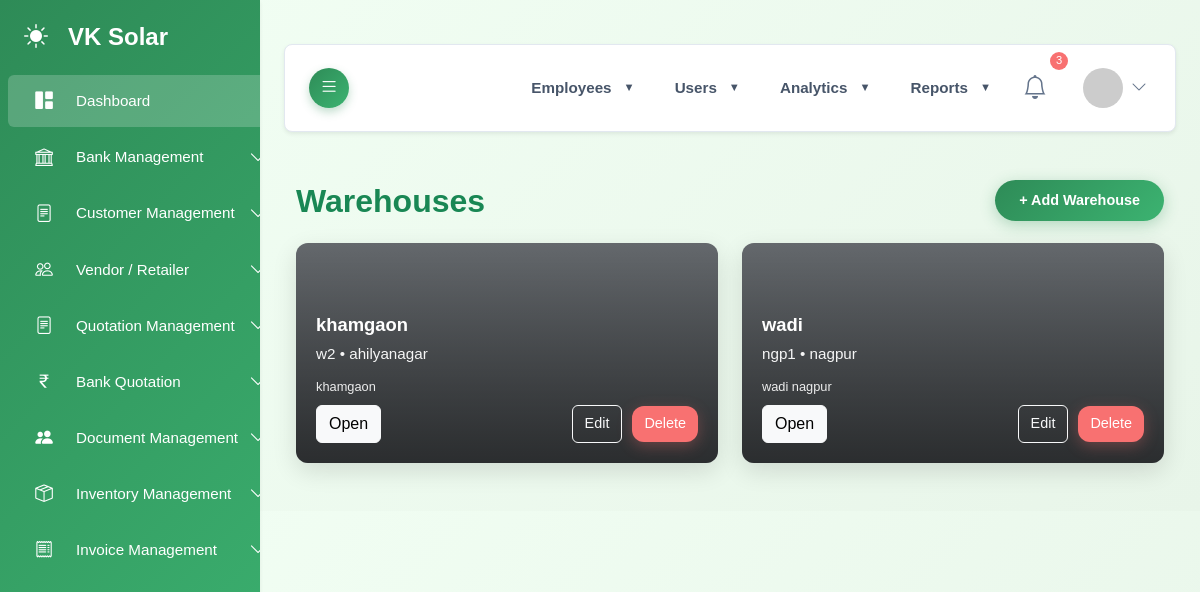
The app's page /admin/inventory/warehouses.php (signed in) with its own data.
### tables this page shows
CREATE TABLE `warehouses` (
  `id` int NOT NULL,
  `name` varchar(150) NOT NULL,
  `code` varchar(50) DEFAULT NULL,
  `address` text,
  `city` varchar(100) DEFAULT NULL,
  `state` varchar(100) DEFAULT NULL,
  `pincode` varchar(12) DEFAULT NULL,
  `contact_name` varchar(100) DEFAULT NULL,
  `contact_phone` varchar(20) DEFAULT NULL,
  `image` varchar(255) DEFAULT NULL,
  `created_by` int DEFAULT NULL,
  `created_at` timestamp NULL DEFAULT CURRENT_TIMESTAMP,
  `updated_at` timestamp NULL DEFAULT CURRENT_TIMESTAMP ON UPDATE CURRENT_TIMESTAMP
);

### admin/inventory/warehouses.php (the view, shortened to what this page needs)
<?php
require_once __DIR__ . '/../connect/auth_middleware.php';
$warehouses = [];
$role = $_SESSION['role'] ?? '';
$employeeId = $_SESSION['employee_id'] ?? null;
if ($role === 'warehouse_staff') {
    $stmt = $conn->prepare("
        SELECT w.id, w.name, w.code, w.address, w.city, w.image
        FROM warehouses w
        INNER JOIN warehouse_employees we ON we.warehouse_id = w.id
        WHERE we.employee_id = ?
        LIMIT 1
    ");
    $stmt->bind_param("i", $employeeId);
} else {
    $stmt = $conn->prepare("
        SELECT id, name, code, address, city, image
        FROM warehouses
        ORDER BY id DESC
    ");
}
if ($stmt) {
    $stmt->execute();
    $res = $stmt->get_result();
    while ($row = $res->fetch_assoc()) {
        $warehouses[] = $row;
    }
}
 else {
    error_log("warehouses.php: prepare failed: " . $conn->error);
}
function resolveWarehouseImageUrl($filename) {
    $candidates = [
        '/admin/inventory/uploads/' . $filename,
        '/admin/uploads/' . $filename,
        '/uploads/' . $filename,
    ];
    foreach ($candidates as $url) {
        $full = $_SERVER['DOCUMENT_ROOT'] . $url;
    }
    return null;
}
?><!doctype html>
<html lang="en">
<head>
  <?php
  include 'include/head2.php';
  ?>
</head>
<body>
<?php
include 'include/sidebar.php';
?>
<div id="main-content">
  <?php
  include 'include/navbar.php';
  ?>
  <main class="main container-fluid py-4">
    <div class="page-actions">
      <h2 style="margin:0;">Warehouses</h2>
      <div>
        <a href="warehouse_create.php" class="btn btn-primary">+ Add Warehouse</a>
      </div>
    </div>
    <?php if (empty($warehouses)): ?>
      <div class="card p-4">
        <div class="card-body">
          <p>No warehouses yet. Create one.</p>
        </div>
      </div>
    <?php else: ?>
      <div class="warehouse-grid">
        <?php foreach ($warehouses as $w):
            $id   = intval($w['id']);
            $name = $w['name'] ?? 'Unnamed';
            $code = $w['code'] ?? '';
            $city = $w['city'] ?? '';
            $addr = $w['address'] ?? '';
            $imgFile = $w['image'] ?? '';
            $imgUrl = resolveWarehouseImageUrl($imgFile);
            $style = $imgUrl ? "background-image: url('" . htmlspecialchars($imgUrl, ENT_QUOTES) . "');" : '';
            $hasImage = (bool)$imgUrl;
        ?>
          <div class="warehouse-card <?= $hasImage ? '' : 'no-image' ?>" style="<?= $style ?>">
            <div class="card-content">
              <div>
                <h5><?= htmlspecialchars($name) ?></h5>
                <div class="meta"><?= $code ? htmlspecialchars($code) . ' • ' : '' ?><?= htmlspecialchars($city) ?></div>
                <?php if ($addr): ?>
                  <div class="small" style="opacity:.9; margin-bottom:8px;"><?= htmlspecialchars($addr) ?></div>
                <?php endif; ?>
              </div>
              <div class="d-flex justify-content-between align-items-center" style="margin-top:8px;">
                <a class="btn btn-light" href="warehouse_view.php?id=<?= $id ?>">Open</a>
                <div class="card-actions">
                  <a class="btn btn-outline-light" href="warehouse_create.php?id=<?= $id ?>">Edit</a>
                  <a class="btn btn-danger" href="warehouse_delete?id=<?= $id ?>"
                     onclick="return confirm('Delete warehouse? This will remove assignments and stock.');">Delete</a>
                </div>
              </div>
            </div>
          </div>
        <?php endforeach; ?>
      </div>
    <?php endif; ?>
  </main>
</div>
</body>
</html>

### admin/css&js/style.css (style rules this page uses)
:root { --primary: #2e8b57; --primary-light: #3cb371; --primary-dark: #1e6b47; --secondary: #f5f5f5; --accent: #87ceeb; --accent-light: #b0e2ff; --earth: #d2b48c; --earth-light: #f0e6d6; --dark: #2c3e50; --light: #f8f9fa; --gradient-primary: linear-gradient( 135deg, var(--primary) 0%, var(--primary-light) 100% ); --gradient-secondary: linear-gradient( 135deg, var(--earth-light) 0%, var(--secondary) 100% ); --gradient-hero: linear-gradient( 135deg, rgba(46, 139, 87, 0.85) 0%, rgba(60, 179, 113, 0.85) 100% ); --gradient-nature: linear-gradient( 135deg, var(--primary) 0%, var(--accent) 100% ); --background-light: #f1f5f9; --text-light: #64748b; --card-bg-light: #ffffff; --border-color-light: #e2e8f0; --success-color: #10b981; --danger-color: #f87171; --warning-color: #fbbf24; }
body { font-family: "Inter", sans-serif; background-color: var(--background-light); color: var(--text-light); padding-top: 20px; overflow-x: hidden; }
#main-content { margin-left: 260px; padding: 1.5rem; transition: margin-left 0.3s ease-in-out; }
.btn-primary { background: var(--gradient-primary) !important; border: none !important; box-shadow: 0 4px 15px rgba(46, 139, 87, 0.3); border-radius: 25px !important; transition: all 0.3s ease; font-weight: 500; padding: 12px 30px; }

### admin/css&js/carousel.css (style rules this page uses)
:root { --primary: #2e8b57; --primary-light: #3cb371; --primary-dark: #1e6b47; --secondary: #f5f5f5; --accent: #87ceeb; --dark: #2c3e50; --light: #f8f9fa; --gradient-primary: linear-gradient( 135deg, var(--primary) 0%, var(--primary-light) 100% ); --background-light: #f1f5f9; --text-light: #64748b; --card-bg-light: #ffffff; --border-color-light: #e2e8f0; --success-color: #10b981; --danger-color: #f87171; --warning-color: #fbbf24; }
body { font-family: "Inter", sans-serif; background-color: var(--background-light); color: var(--text-light); padding-top: 20px; overflow-x: hidden; }
#main-content { margin-left: 260px; padding: 1.5rem; transition: margin-left 0.3s ease-in-out; }
.btn-primary { background: var(--gradient-primary) !important; border: none !important; box-shadow: 0 4px 15px rgba(46, 139, 87, 0.3); border-radius: 0.75rem !important; transition: all 0.3s ease; font-weight: 600; padding: 12px 30px; }
.btn-danger { background: var(--danger-color) !important; border: none !important; box-shadow: 0 4px 15px rgba(248, 113, 113, 0.3); border-radius: 0.75rem !important; padding: 8px 16px; }

### admin/css&js/logo&brand.css (style rules this page uses)
:root { --primary-green: #48bb78; --dark-green: #38a169; --light-green: #c6f6d5; --accent-green: #68d391; --text-dark: #2d3748; --text-light: #718096; --bg-light: #f7fafc; --border: #e2e8f0; --shadow: 0 2px 4px -1px rgba(0, 0, 0, 0.1), 0 1px 2px -1px rgba(0, 0, 0, 0.06); --shadow-lg: 0 4px 6px -1px rgba(0, 0, 0, 0.1), 0 2px 4px -1px rgba(0, 0, 0, 0.06); }
.btn-primary { background: linear-gradient(135deg, var(--primary-green), var(--dark-green)); border: none; border-radius: 8px; padding: 10px 20px; font-weight: 600; display: flex; align-items: center; gap: 6px; transition: all 0.3s ease; box-shadow: 0 2px 4px rgba(72, 187, 120, 0.2); font-size: 0.9rem; }
.small { font-size: 0.8rem; }

### admin/css&js/project.css (style rules this page uses)
:root { --primary: #2e8b57; --primary-light: #3cb371; --primary-dark: #1e6b47; --secondary: #f5f5f5; --accent: #87ceeb; --accent-light: #b0e2ff; --earth: #d2b48c; --earth-light: #f0e6d6; --dark: #2c3e50; --light: #f8f9fa; --gradient-primary: linear-gradient( 135deg, var(--primary) 0%, var(--primary-light) 100% ); --background-light: #f1f5f9; --text-light: #64748b; --card-bg-light: #ffffff; --border-color-light: #e2e8f0; --success-color: #10b981; --danger-color: #f87171; --warning-color: #fbbf24; }
body { font-family: "Inter", sans-serif; background-color: var(--background-light); color: var(--text-light); padding-top: 20px; overflow-x: hidden; }
#main-content { margin-left: 260px; padding: 1.5rem; transition: margin-left 0.3s ease-in-out; }
.btn-primary { background: var(--gradient-primary) !important; border: none !important; box-shadow: 0 4px 15px rgba(46, 139, 87, 0.3); border-radius: 25px !important; transition: all 0.3s ease; font-weight: 500; padding: 12px 30px; }

### admin/css&js/view-project.css (style rules this page uses)
:root { --primary-color: #2e8b57; --secondary-color: #3cb371; --light-color: #f5f5f5; --dark-color: #333; --border-radius: 10px; --box-shadow: 0 3px 10px rgba(0, 0, 0, 0.08); --transition: all 0.3s ease; }
body { background-color: #f8f9fa; font-family: "Segoe UI", Tahoma, Geneva, Verdana, sans-serif; line-height: 1.6; }

### records on screen
warehouses: name "khamgaon", code "w2", city "ahilyanagar", address "khamgaon"
warehouses: name "wadi", code "ngp1", city "nagpur", address "wadi nagpur"
